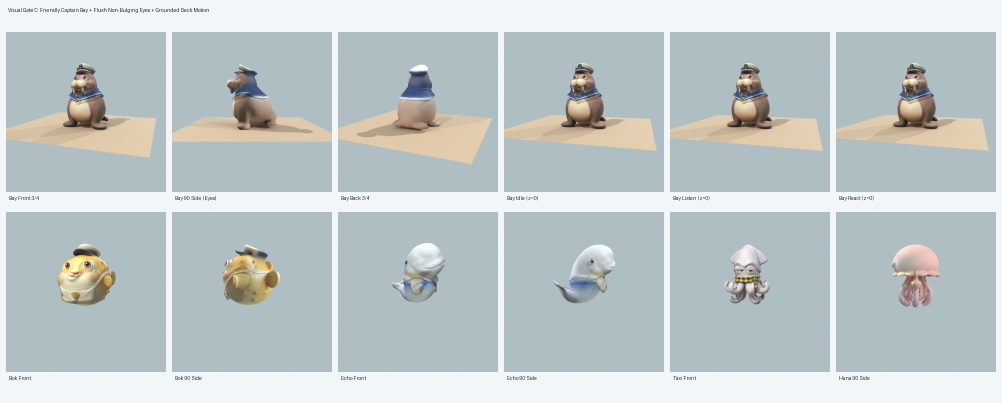
#> input picture work/cast-rework/eyes-and-bay-audit.png, 2004 x 806 px, given in place of echo_old.png, which was not available (shown at 1/2 size)
$ python stitch_rework_compare.py
#> lines starting #> are read from the running program, lines starting #| are printed output that depends on the picture
"""Stitch 5x3 Old vs New Front 3/4 vs New Back/Side 3/4 grid into rework-5-compare.png."""
import shutil
from pathlib import Path
from PIL import Image, ImageDraw, ImageFont

HERE = Path(__file__).resolve().parent
TILES = HERE / "_compare_tiles"
OUT = HERE / "rework-5-compare.png"
SCRATCH = Path("/mnt/c/Users/20750/.gemini/antigravity/brain/d166c57a-61c7-4fac-a88e-e23166d364f3/scratch") / "rework-5-compare.png"

ROWS = [
    ("echo", "Echo\n(Beluga Whale)"),
    ("taxi-squid", "Taxi Squid\n(Town Cab)"),
    ("bok", "Bok\n(Puffer Merchant)"),
    ("hana", "Keeper Hana\n(Jellyfish)"),
    ("captain-bay", "Captain Bay\n(Walrus Captain)"),
]
COLS = [
    ("old", "BEFORE\n(Old Model)"),
    ("new_front", "AFTER\n(MP Front 3/4)"),
    ("new_back", "AFTER\n(MP Back / Side)"),
]


def load_font(size):
    for p in ("/usr/share/fonts/truetype/dejavu/DejaVuSans-Bold.ttf", "C:/Windows/Fonts/segoeui.ttf"):
        if Path(p).exists():
            return ImageFont.truetype(p, size)
    return ImageFont.load_default()


def main():
    cell = 340
    left_w = 195
    top_h = 98
    gap = 14
    pad = 22
    W = pad * 2 + left_w + len(COLS) * cell + (len(COLS) - 1) * gap
    H = pad * 2 + top_h + len(ROWS) * cell + (len(ROWS) - 1) * gap

    canvas = Image.new("RGB", (W, H), (242, 246, 247))
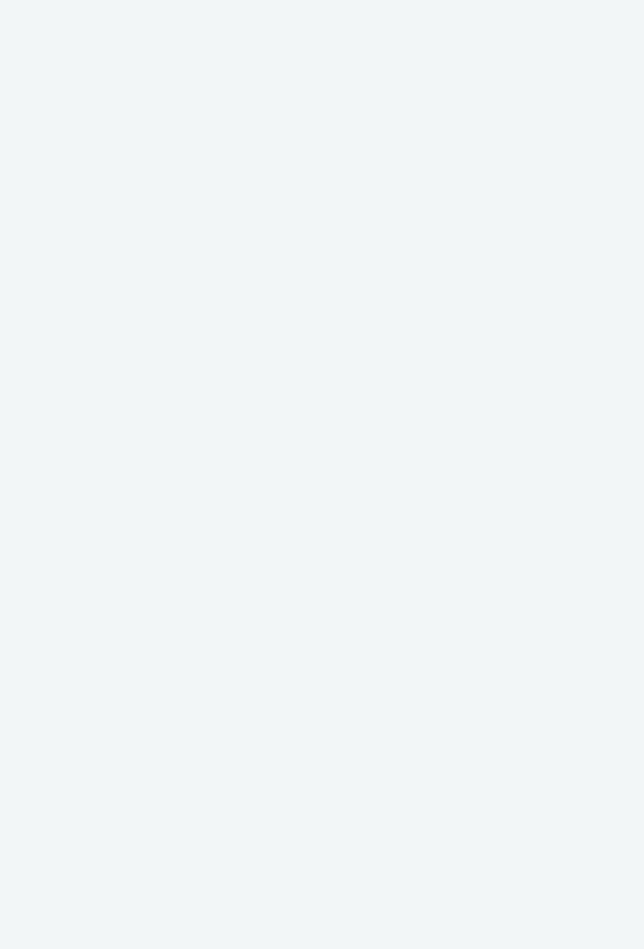
#> canvas: PIL image 1287x1898 RGB (shown at 1/2 size); mean R, G, B 242, 246, 247
    draw = ImageDraw.Draw(canvas)
    f_title = load_font(25)
    f_sub = load_font(15)
    f_hdr = load_font(18)

    draw.text((pad, pad), "Visual Gate #3: Full Organic Rework (Echo, Taxi Squid, Bok, Hana, Captain Bay)", fill=(18, 48, 52), font=f_title)
    draw.text((pad, pad + 32), "Offline Blender 4.3.2 Cycles renders of exported -close.glb assets under identical neutral daylight", fill=(65, 92, 96), font=f_sub)

    for ci, (_, c_title) in enumerate(COLS):
        x = pad + left_w + ci * (cell + gap)
        draw.multiline_text((x + 6, pad + top_h - 46), c_title, fill=(24, 62, 66), font=f_hdr, spacing=2)

    for ri, (slug, r_label) in enumerate(ROWS):
        y = pad + top_h + ri * (cell + gap)
        draw.multiline_text((pad + 4, y + cell // 2 - 22), r_label, fill=(24, 52, 56), font=f_hdr, spacing=4)
        for ci, (ckey, _) in enumerate(COLS):
            x = pad + left_w + ci * (cell + gap)
            im = Image.open(TILES / f"{slug}_{ckey}.png").convert("RGB").resize((cell, cell), Image.Resampling.LANCZOS)
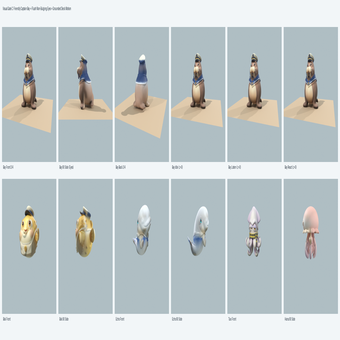
#> im: PIL image 340x340 RGB; mean R, G, B 191.7, 200.6, 202.1
            canvas.paste(im, (x, y))
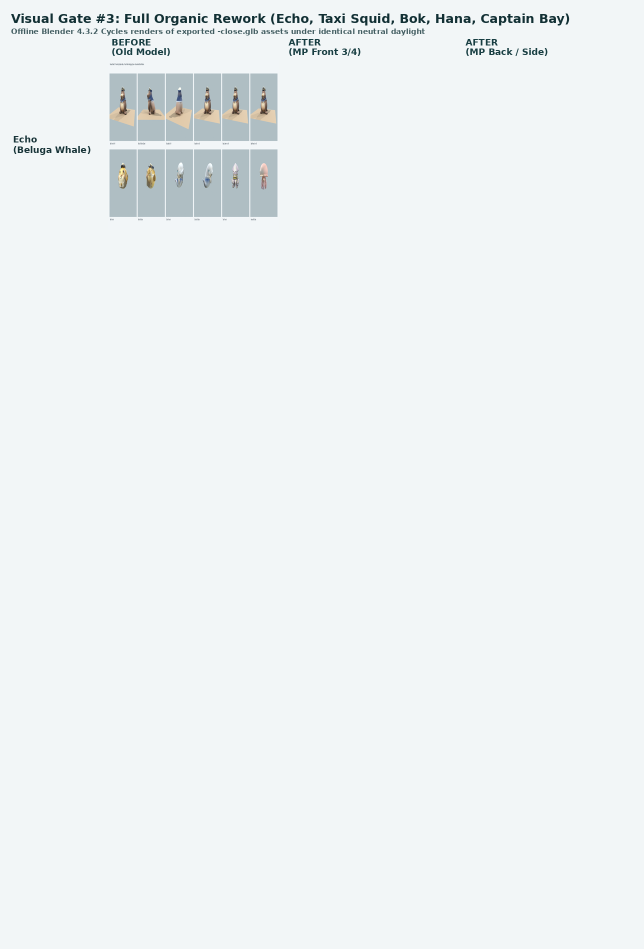
#> canvas: PIL image 1287x1898 RGB (shown at 1/2 size); mean R, G, B 238.2, 242.6, 243.6

    SCRATCH.parent.mkdir(parents=True, exist_ok=True)
    canvas.save(OUT, format="PNG", optimize=True)
    shutil.copy2(OUT, SCRATCH)
    print(f"Wrote {OUT} and {SCRATCH}")


if __name__ == "__main__":
#> (the run stopped early here; a loop or call above may not have finished)
